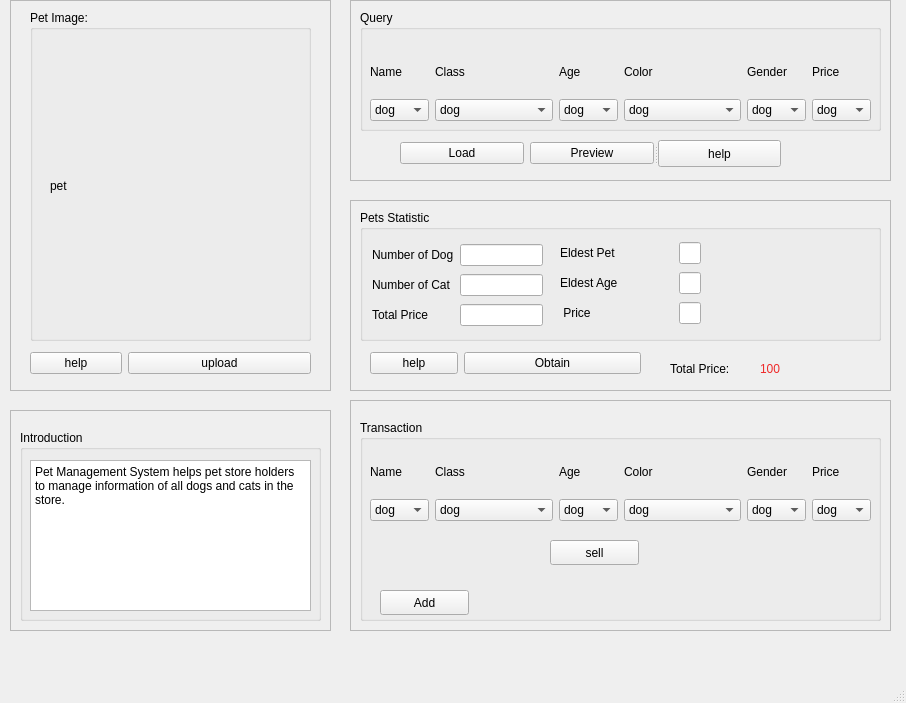
<?xml version="1.0" encoding="UTF-8"?>
<ui version="4.0">
 <class>MainWindow</class>
 <widget class="QMainWindow" name="MainWindow">
  <property name="geometry">
   <rect>
    <x>0</x>
    <y>0</y>
    <width>906</width>
    <height>703</height>
   </rect>
  </property>
  <property name="windowTitle">
   <string>MainWindow</string>
  </property>
  <widget class="QWidget" name="centralwidget">
   <widget class="QFrame" name="frame">
    <property name="geometry">
     <rect>
      <x>350</x>
      <y>0</y>
      <width>541</width>
      <height>181</height>
     </rect>
    </property>
    <property name="frameShape">
     <enum>QFrame::StyledPanel</enum>
    </property>
    <property name="frameShadow">
     <enum>QFrame::Raised</enum>
    </property>
    <widget class="QGroupBox" name="query_gBox">
     <property name="geometry">
      <rect>
       <x>10</x>
       <y>10</y>
       <width>521</width>
       <height>121</height>
      </rect>
     </property>
     <property name="toolTip">
      <string>pet attributes</string>
     </property>
     <property name="styleSheet">
      <string notr="true">border-color: rgb(0, 0, 0);</string>
     </property>
     <property name="title">
      <string>Query</string>
     </property>
     <widget class="QWidget" name="">
      <property name="geometry">
       <rect>
        <x>10</x>
        <y>40</y>
        <width>501</width>
        <height>71</height>
       </rect>
      </property>
      <layout class="QGridLayout" name="gridLayout_2">
       <item row="0" column="0">
        <widget class="QLabel" name="label">
         <property name="text">
          <string>Name</string>
         </property>
        </widget>
       </item>
       <item row="0" column="6">
        <widget class="QLabel" name="label_4">
         <property name="text">
          <string>Gender</string>
         </property>
        </widget>
       </item>
       <item row="0" column="7">
        <widget class="QLabel" name="label_9">
         <property name="text">
          <string>Price</string>
         </property>
        </widget>
       </item>
       <item row="1" column="0">
        <widget class="QComboBox" name="comboBox">
         <item>
          <property name="text">
           <string>dog</string>
          </property>
         </item>
        </widget>
       </item>
       <item row="1" column="4" colspan="2">
        <widget class="QComboBox" name="comboBox_4">
         <item>
          <property name="text">
           <string>dog</string>
          </property>
         </item>
        </widget>
       </item>
       <item row="1" column="6">
        <widget class="QComboBox" name="comboBox_5">
         <item>
          <property name="text">
           <string>dog</string>
          </property>
         </item>
        </widget>
       </item>
       <item row="1" column="7">
        <widget class="QComboBox" name="comboBox_6">
         <item>
          <property name="text">
           <string>dog</string>
          </property>
         </item>
        </widget>
       </item>
       <item row="1" column="3">
        <widget class="QComboBox" name="comboBox_3">
         <item>
          <property name="text">
           <string>dog</string>
          </property>
         </item>
        </widget>
       </item>
       <item row="1" column="1" colspan="2">
        <widget class="QComboBox" name="comboBox_2">
         <item>
          <property name="text">
           <string>dog</string>
          </property>
         </item>
        </widget>
       </item>
       <item row="0" column="3">
        <widget class="QLabel" name="label_3">
         <property name="text">
          <string>Age</string>
         </property>
        </widget>
       </item>
       <item row="0" column="4" colspan="2">
        <widget class="QLabel" name="label_5">
         <property name="text">
          <string>Color</string>
         </property>
        </widget>
       </item>
       <item row="0" column="1" colspan="2">
        <widget class="QLabel" name="label_2">
         <property name="text">
          <string>Class</string>
         </property>
        </widget>
       </item>
      </layout>
     </widget>
    </widget>
    <widget class="QSplitter" name="splitter">
     <property name="geometry">
      <rect>
       <x>50</x>
       <y>140</y>
       <width>381</width>
       <height>27</height>
      </rect>
     </property>
     <property name="orientation">
      <enum>Qt::Horizontal</enum>
     </property>
     <widget class="QWidget" name="">
      <layout class="QHBoxLayout" name="horizontalLayout">
       <item>
        <widget class="QPushButton" name="qu_pushButton">
         <property name="text">
          <string>Load</string>
         </property>
        </widget>
       </item>
       <item>
        <widget class="QPushButton" name="qu_preview_btn">
         <property name="text">
          <string>Preview</string>
         </property>
        </widget>
       </item>
      </layout>
     </widget>
     <widget class="QPushButton" name="qu_help_btn">
      <property name="text">
       <string>help</string>
      </property>
     </widget>
    </widget>
   </widget>
   <widget class="QFrame" name="frame_2">
    <property name="geometry">
     <rect>
      <x>350</x>
      <y>200</y>
      <width>541</width>
      <height>191</height>
     </rect>
    </property>
    <property name="frameShape">
     <enum>QFrame::StyledPanel</enum>
    </property>
    <property name="frameShadow">
     <enum>QFrame::Raised</enum>
    </property>
    <widget class="QGroupBox" name="statistic_gBox">
     <property name="geometry">
      <rect>
       <x>10</x>
       <y>10</y>
       <width>521</width>
       <height>131</height>
      </rect>
     </property>
     <property name="styleSheet">
      <string notr="true">border-color: rgb(0, 0, 0);</string>
     </property>
     <property name="title">
      <string>Pets Statistic</string>
     </property>
     <widget class="QWidget" name="layoutWidget">
      <property name="geometry">
       <rect>
        <x>200</x>
        <y>30</y>
        <width>141</width>
        <height>89</height>
       </rect>
      </property>
      <layout class="QGridLayout" name="gridLayout_3" columnstretch="5,1" columnminimumwidth="5,1">
       <item row="0" column="0">
        <widget class="QLabel" name="label_10">
         <property name="text">
          <string>Eldest Pet</string>
         </property>
        </widget>
       </item>
       <item row="0" column="1">
        <widget class="QLineEdit" name="total_dog_no_lineEdit_2"/>
       </item>
       <item row="1" column="0">
        <widget class="QLabel" name="label_11">
         <property name="text">
          <string>Eldest Age</string>
         </property>
        </widget>
       </item>
       <item row="1" column="1">
        <widget class="QLineEdit" name="total_cat_no_lineEdit_2"/>
       </item>
       <item row="2" column="0">
        <widget class="QLabel" name="label_12">
         <property name="text">
          <string> Price</string>
         </property>
        </widget>
       </item>
       <item row="2" column="1">
        <widget class="QLineEdit" name="total_price_lineEdit_2"/>
       </item>
      </layout>
     </widget>
     <widget class="QWidget" name="">
      <property name="geometry">
       <rect>
        <x>12</x>
        <y>32</y>
        <width>171</width>
        <height>89</height>
       </rect>
      </property>
      <layout class="QGridLayout" name="gridLayout">
       <item row="0" column="0">
        <widget class="QLabel" name="label_6">
         <property name="text">
          <string>Number of Dog</string>
         </property>
        </widget>
       </item>
       <item row="0" column="1">
        <widget class="QLineEdit" name="total_dog_no_lineEdit"/>
       </item>
       <item row="1" column="0">
        <widget class="QLabel" name="label_7">
         <property name="text">
          <string>Number of Cat</string>
         </property>
        </widget>
       </item>
       <item row="1" column="1">
        <widget class="QLineEdit" name="total_cat_no_lineEdit"/>
       </item>
       <item row="2" column="0">
        <widget class="QLabel" name="label_8">
         <property name="text">
          <string>Total Price</string>
         </property>
        </widget>
       </item>
       <item row="2" column="1">
        <widget class="QLineEdit" name="total_price_lineEdit"/>
       </item>
      </layout>
     </widget>
    </widget>
    <widget class="QLabel" name="label_19">
     <property name="geometry">
      <rect>
       <x>320</x>
       <y>160</y>
       <width>91</width>
       <height>17</height>
      </rect>
     </property>
     <property name="text">
      <string>Total Price:</string>
     </property>
    </widget>
    <widget class="QLabel" name="total_price_label">
     <property name="geometry">
      <rect>
       <x>410</x>
       <y>160</y>
       <width>67</width>
       <height>17</height>
      </rect>
     </property>
     <property name="styleSheet">
      <string notr="true">color: rgb(239, 41, 41);
font: 75 15pt &quot;Ubuntu Condensed&quot;;</string>
     </property>
     <property name="text">
      <string>100</string>
     </property>
    </widget>
    <widget class="QWidget" name="">
     <property name="geometry">
      <rect>
       <x>20</x>
       <y>150</y>
       <width>271</width>
       <height>27</height>
      </rect>
     </property>
     <layout class="QHBoxLayout" name="horizontalLayout_2" stretch="2,4">
      <item>
       <widget class="QPushButton" name="sta_help_btn">
        <property name="text">
         <string>help</string>
        </property>
       </widget>
      </item>
      <item>
       <widget class="QPushButton" name="sta_obtain_btn">
        <property name="text">
         <string>Obtain</string>
        </property>
       </widget>
      </item>
     </layout>
    </widget>
   </widget>
   <widget class="QFrame" name="frame_3">
    <property name="geometry">
     <rect>
      <x>10</x>
      <y>0</y>
      <width>321</width>
      <height>391</height>
     </rect>
    </property>
    <property name="frameShape">
     <enum>QFrame::StyledPanel</enum>
    </property>
    <property name="frameShadow">
     <enum>QFrame::Raised</enum>
    </property>
    <widget class="QGroupBox" name="pet_img_gBox">
     <property name="geometry">
      <rect>
       <x>20</x>
       <y>10</y>
       <width>281</width>
       <height>331</height>
      </rect>
     </property>
     <property name="styleSheet">
      <string notr="true">border-color: rgb(0, 0, 0);</string>
     </property>
     <property name="title">
      <string>Pet Image:</string>
     </property>
     <widget class="QLabel" name="pet_img_label">
      <property name="geometry">
       <rect>
        <x>20</x>
        <y>40</y>
        <width>251</width>
        <height>271</height>
       </rect>
      </property>
      <property name="text">
       <string>pet</string>
      </property>
     </widget>
    </widget>
    <widget class="QWidget" name="">
     <property name="geometry">
      <rect>
       <x>20</x>
       <y>350</y>
       <width>281</width>
       <height>27</height>
      </rect>
     </property>
     <layout class="QHBoxLayout" name="horizontalLayout_3" stretch="2,4">
      <item>
       <widget class="QPushButton" name="img_help_btn">
        <property name="text">
         <string>help</string>
        </property>
       </widget>
      </item>
      <item>
       <widget class="QPushButton" name="img_upload_btn">
        <property name="text">
         <string>upload</string>
        </property>
       </widget>
      </item>
     </layout>
    </widget>
   </widget>
   <widget class="QFrame" name="frame_4">
    <property name="geometry">
     <rect>
      <x>10</x>
      <y>410</y>
      <width>321</width>
      <height>221</height>
     </rect>
    </property>
    <property name="frameShape">
     <enum>QFrame::StyledPanel</enum>
    </property>
    <property name="frameShadow">
     <enum>QFrame::Raised</enum>
    </property>
    <widget class="QGroupBox" name="intro_gBox">
     <property name="geometry">
      <rect>
       <x>10</x>
       <y>20</y>
       <width>301</width>
       <height>191</height>
      </rect>
     </property>
     <property name="styleSheet">
      <string notr="true">border-color: rgb(0, 0, 0);</string>
     </property>
     <property name="title">
      <string>Introduction</string>
     </property>
     <widget class="QPlainTextEdit" name="intro_plainTextEdit">
      <property name="geometry">
       <rect>
        <x>10</x>
        <y>30</y>
        <width>281</width>
        <height>151</height>
       </rect>
      </property>
      <property name="plainText">
       <string>Pet Management System helps pet store holders to manage information of all dogs and cats in the store.
</string>
      </property>
     </widget>
    </widget>
   </widget>
   <widget class="QFrame" name="frame_5">
    <property name="geometry">
     <rect>
      <x>350</x>
      <y>400</y>
      <width>541</width>
      <height>231</height>
     </rect>
    </property>
    <property name="frameShape">
     <enum>QFrame::StyledPanel</enum>
    </property>
    <property name="frameShadow">
     <enum>QFrame::Raised</enum>
    </property>
    <widget class="QGroupBox" name="ops_gBox">
     <property name="geometry">
      <rect>
       <x>10</x>
       <y>20</y>
       <width>521</width>
       <height>201</height>
      </rect>
     </property>
     <property name="title">
      <string>Transaction</string>
     </property>
     <widget class="QWidget" name="layoutWidget_2">
      <property name="geometry">
       <rect>
        <x>10</x>
        <y>30</y>
        <width>501</width>
        <height>71</height>
       </rect>
      </property>
      <layout class="QGridLayout" name="gridLayout_4">
       <item row="0" column="0">
        <widget class="QLabel" name="label_13">
         <property name="text">
          <string>Name</string>
         </property>
        </widget>
       </item>
       <item row="0" column="6">
        <widget class="QLabel" name="label_14">
         <property name="text">
          <string>Gender</string>
         </property>
        </widget>
       </item>
       <item row="0" column="7">
        <widget class="QLabel" name="label_15">
         <property name="text">
          <string>Price</string>
         </property>
        </widget>
       </item>
       <item row="1" column="0">
        <widget class="QComboBox" name="comboBox_7">
         <item>
          <property name="text">
           <string>dog</string>
          </property>
         </item>
        </widget>
       </item>
       <item row="1" column="4" colspan="2">
        <widget class="QComboBox" name="comboBox_8">
         <item>
          <property name="text">
           <string>dog</string>
          </property>
         </item>
        </widget>
       </item>
       <item row="1" column="6">
        <widget class="QComboBox" name="comboBox_9">
         <item>
          <property name="text">
           <string>dog</string>
          </property>
         </item>
        </widget>
       </item>
       <item row="1" column="7">
        <widget class="QComboBox" name="comboBox_10">
         <item>
          <property name="text">
           <string>dog</string>
          </property>
         </item>
        </widget>
       </item>
       <item row="1" column="3">
        <widget class="QComboBox" name="comboBox_11">
         <item>
          <property name="text">
           <string>dog</string>
          </property>
         </item>
        </widget>
       </item>
       <item row="1" column="1" colspan="2">
        <widget class="QComboBox" name="comboBox_12">
         <item>
          <property name="text">
           <string>dog</string>
          </property>
         </item>
        </widget>
       </item>
       <item row="0" column="3">
        <widget class="QLabel" name="label_16">
         <property name="text">
          <string>Age</string>
         </property>
        </widget>
       </item>
       <item row="0" column="4" colspan="2">
        <widget class="QLabel" name="label_17">
         <property name="text">
          <string>Color</string>
         </property>
        </widget>
       </item>
       <item row="0" column="1" colspan="2">
        <widget class="QLabel" name="label_18">
         <property name="text">
          <string>Class</string>
         </property>
        </widget>
       </item>
      </layout>
     </widget>
     <widget class="QPushButton" name="ops_sell_btn">
      <property name="geometry">
       <rect>
        <x>190</x>
        <y>120</y>
        <width>89</width>
        <height>25</height>
       </rect>
      </property>
      <property name="text">
       <string>sell</string>
      </property>
     </widget>
    </widget>
    <widget class="QPushButton" name="ops_add_btn">
     <property name="geometry">
      <rect>
       <x>30</x>
       <y>190</y>
       <width>89</width>
       <height>25</height>
      </rect>
     </property>
     <property name="text">
      <string>Add</string>
     </property>
    </widget>
   </widget>
  </widget>
  <widget class="QMenuBar" name="menubar">
   <property name="geometry">
    <rect>
     <x>0</x>
     <y>0</y>
     <width>906</width>
     <height>28</height>
    </rect>
   </property>
  </widget>
  <widget class="QStatusBar" name="statusbar"/>
 </widget>
 <resources/>
 <connections/>
</ui>
